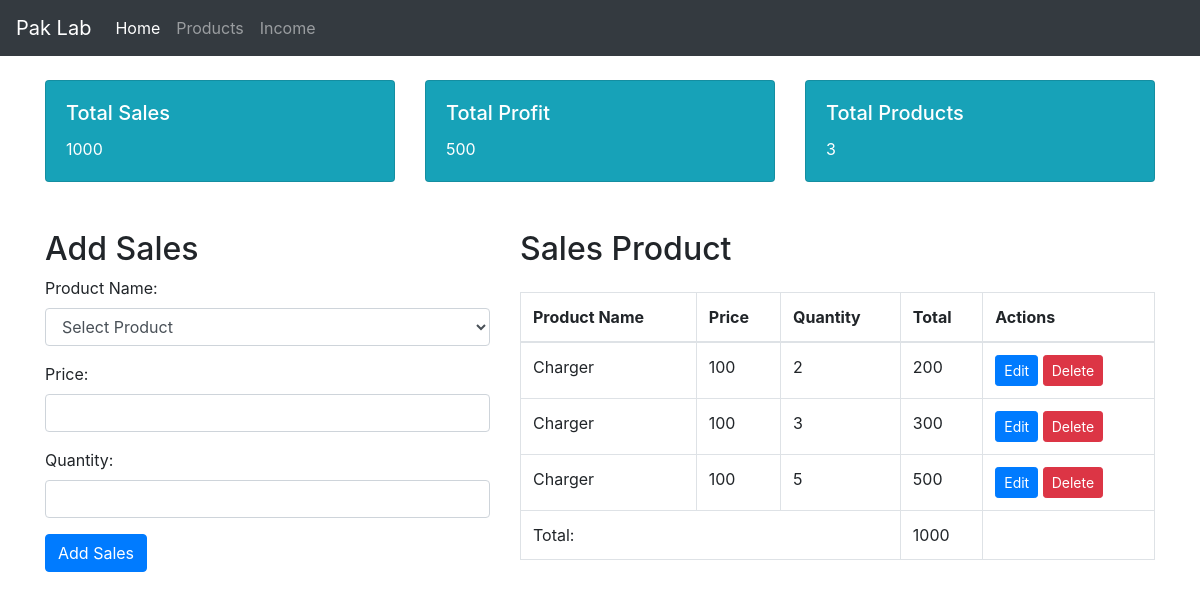
The page / on the database its author committed.
### tables this page shows
CREATE TABLE `sales` (
  `id` int(11) NOT NULL,
  `product_id` int(11) NOT NULL,
  `sale_date` datetime NOT NULL DEFAULT current_timestamp(),
  `price` int(11) DEFAULT NULL,
  `quantity` int(11) NOT NULL,
  `total` int(11) GENERATED ALWAYS AS (`price` * `quantity`) STORED
);

CREATE TABLE `products` (
  `id` int(11) NOT NULL,
  `name` varchar(255) NOT NULL,
  `brand_name` varchar(255) NOT NULL,
  `description` text DEFAULT NULL,
  `sales_price` int(11) NOT NULL,
  `cost` int(11) NOT NULL,
  `stock` int(11) NOT NULL DEFAULT 0
);

### sales.php (the view, shortened to what this page needs)
<?php
$is_edit = 0;
?>
<div class="container mt-5">
    <div class="row my-5">
        <div class="col-md-5">
            <h2>Add Sales</h2>
            <form action="#" method="post">
                <div class="form-group">
                    <label for="productName">Product Name:</label>
                    <select class="form-control" name="product_id" id="product_id" required>
                        <option value="">Select Product</option>
                        </select>
                    </div>
                    <div class="form-group">
                        <label for="price">Price:</label>
                        <input type="text" class="form-control" name="price" value="<?php echo ($is_edit == 1) ? $edit_sales['price'] : '' ?>"  id="price" required>
                    </div>
                    <div class="form-group">
                        <label for="quantity">Quantity:</label>
                        <input type="text" class="form-control" name="quantity" value="<?php echo ($is_edit == 1) ? $edit_sales['quantity'] : '' ?>" id="quantity" required>
                    </div>
                    <button type="submit" name="<?php echo ($is_edit == 1) ? 'update_sales' : 'add_sales' ?>" class="btn btn-primary"><?php echo ($is_edit == 1) ? 'Update Sales' : 'Add Sales' ?></button>
                </form>
            </div>
            <div class="col-md-7">
                <h2 class="mb-4">Sales Product</h2>
                <table id= example class="table table-bordered table-hover">
                    <thead>
                        <tr>
                            <th>Product Name</th>
                            <th>Price</th>
                            <th>Quantity</th>
                            <th>Total</th>
                            <th>Actions</th>
                        </tr>
                    </thead>
                    <tbody>
                        <?php
                        $total = 0;
                        $sql = "SELECT  products.name as product_name,products.id as product_id, sales.* FROM sales INNER JOIN products ON sales.product_id  = products.id;";
                        $result = mysqli_query($conn, $sql);
                        if (mysqli_num_rows($result) > 0) {
                            while ($sales = mysqli_fetch_assoc($result)) {
                                ?>
                                <tr>
                                    <td><?php echo $sales['product_name'] ?></td>
                                    <td><?php echo $sales['price'] ?></td>
                                    <td><?php echo $sales['quantity'] ?></td>
                                    <td><?php echo $sales['total'] ?></td>
                                    <td>
                                        <a href="?id=<?php echo $sales['id'] ?>&edit=edit" class="btn btn-primary btn-sm">
                                            Edit
                                        </a>
                                        <a href="?id=<?php echo $sales['id'] ?>&delete=delete"  class="btn btn-danger btn-sm">
                                            Delete
                                        </a>
                                    </td>
                                </tr>
                                <?php
                                $total = $total + $sales['total'];
                            }
                        } ?>
                    </tbody>
                    <tfoot>
                        <tr>
                            <td colspan="3">Total:</td>
                            <td><?php echo $total; ?></td>
                        </tr>
                    </tfoot>
                </table>
            </div>
        </div>
    </div>
    <?php include 'inc/footer.php' ?>

### inc/header.php (shortened to what this page needs)
<!doctype html>
<html lang="en">
  <head>
    <link rel="stylesheet" href="https://cdn.jsdelivr.net/npm/bootstrap@4.0.0/dist/css/bootstrap.min.css">
    <link
      rel="stylesheet"
      type="text/css"
      href="https://cdn.datatables.net/1.11.4/css/jquery.dataTables.min.css"
    />
    <link
      rel="stylesheet"
      type="text/css"
      href="https://cdn.datatables.net/buttons/2.2.2/css/buttons.dataTables.min.css"
    />
  </head>
  <body>

### inc/navbar.php (shortened to what this page needs)
<nav class="navbar navbar-expand-lg navbar-dark bg-dark">
  <a class="navbar-brand" href="index.php">Pak Lab</a>
  <div class="collapse navbar-collapse" id="navbarNav">
    <ul class="navbar-nav">
      <li class="nav-item <?php if($active_page == 'home') echo 'active'; ?>">
        <a class="nav-link" href="index.php">Home</a>
      </li>
      <li class="nav-item <?php if($active_page == 'products') echo 'active'; ?>">
        <a class="nav-link" href="products.php">Products</a>
      </li>
      <li class="nav-item <?php if($active_page == 'profit') echo 'active'; ?>">
        <a class="nav-link" href="income.php">Income</a>
      </li>
    </ul>
  </div>
</nav>

### index.php
<?php $active_page = "home"; ?>
<?php include 'inc/header.php' ?>
<?php include 'inc/navbar.php' ?>
<?php include 'config/db.php' ?>
<?php
function get_sales($conn){
 $sql = "SELECT sum(total) as price FROM sales";
 $result = mysqli_query($conn, $sql);
 $row =  mysqli_fetch_assoc($result);
 return $row['price'];
}
function get_count($conn,$entity){
 $sql = "SELECT count(*) as count FROM $entity";
 $result = mysqli_query($conn, $sql);
 $row =  mysqli_fetch_assoc($result);
 return $row['count'];
}
function get_profit($conn){
 $total = 0;
 $sql = "SELECT  products.cost as product_cost,products.id as product_id, sales.* FROM sales INNER JOIN products ON sales.product_id  = products.id;";
 $result = mysqli_query($conn, $sql);
 if (mysqli_num_rows($result) > 0) {
  while ($sales = mysqli_fetch_assoc($result)) {
    $price = $sales['price'] - $sales['product_cost'];
    $ml = $price * $sales['quantity'];
    $total = $total + $ml;
  }
}
return $total;
}
?>
<?php include "inc/header.php"; ?>
<div class="container mt-4">
  <div class="row">
    <div class="col-md-4">
      <div class="card bg-info text-white">
        <div class="card-body">
          <h5 class="card-title">Total Sales</h5>
          <p class="card-text"><?php echo  get_sales($conn); ?></p>
        </div>
      </div>
    </div>
    <div class="col-md-4">
      <div class="card bg-info text-white">
        <div class="card-body">
          <h5 class="card-title">Total Profit</h5>
          <p class="card-text"><?php echo  get_profit($conn); ?></p>
        </div>
      </div>
    </div>
    <div class="col-md-4">
      <div class="card bg-info text-white">
        <div class="card-body">
          <h5 class="card-title">Total Products</h5>
          <p class="card-text"><?php echo  get_count($conn,'products'); ?></p>
        </div>
      </div>
    </div>
  </div>
</div>
<?php include "sales.php"; ?>
<?php include "inc/footer.php"; ?>

### inc/footer.php (shortened to what this page needs)
  </body>
</html>

### rows shown on the page
sales: product.name "Charger", price "100", quantity "2", total "200"
sales: product.name "Charger", price "100", quantity "3", total "300"
sales: product.name "Charger", price "100", quantity "5", total "500"

### other values the page prints
get_sales($conn) "1000"
get_profit($conn) "500"
get_count($conn,'products') "3"
$total "1000"
